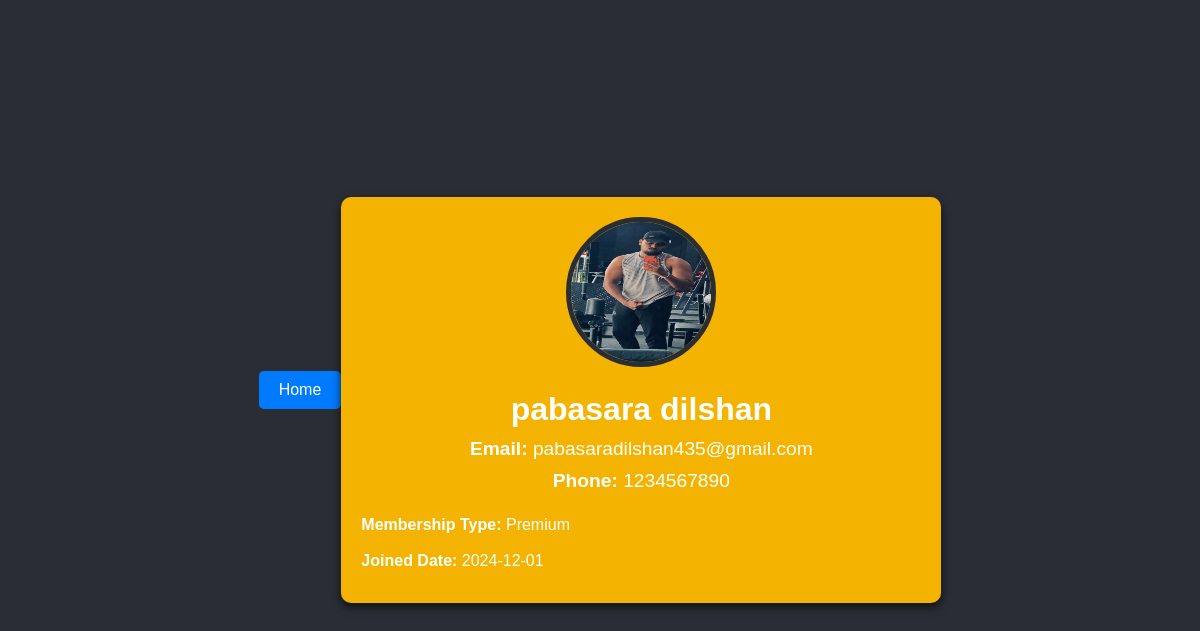
/members/member_dashboard.php, run on the app's committed database.
### tables this page shows
CREATE TABLE `members` (
  `id` int(11) NOT NULL,
  `name` varchar(100) NOT NULL,
  `email` varchar(100) NOT NULL,
  `phone` varchar(15) NOT NULL,
  `photo` varchar(255) DEFAULT 'default.jpg',
  `joined_date` date NOT NULL,
  `membership_type` varchar(50) NOT NULL
);

### members/member_dashboard.php (the view, shortened to what this page needs)
<!DOCTYPE html>
<html lang="en">
<head>
</head>
<body>
    <a href="index.html" class="home-button">Home</a>
<?php
$servername = "localhost";
$username = "root";
$password = "";
$dbname = "fitness_center";
$conn = new mysqli($servername, $username, $password, $dbname);
$member_id = 1;
$sql = "SELECT * FROM members WHERE id = $member_id";
$result = $conn->query($sql);
if ($result->num_rows > 0) {
    $member = $result->fetch_assoc();
} else {
    echo "No member found!";
    exit;
}
?>
<!DOCTYPE html>
<html lang="en">
<head>
</head>
<body>
    <div class="dashboard">
        <img src="uploads/<?php echo $member['photo']; ?>" alt="Profile Picture">
        <h2><?php echo htmlspecialchars($member['name']); ?></h2>
        <p><strong>Email:</strong> <?php echo htmlspecialchars($member['email']); ?></p>
        <p><strong>Phone:</strong> <?php echo htmlspecialchars($member['phone']); ?></p>
        <div class="details">
            <p><strong>Membership Type:</strong> <?php echo htmlspecialchars($member['membership_type']); ?></p>
            <p><strong>Joined Date:</strong> <?php echo htmlspecialchars($member['joined_date']); ?></p>
        </div>
    </div>
</body>
</html>

### members/member_dashboard.php (style rules this page uses)
.home-button { display: inline-block; background-color: #007BFF; color: white; padding: 10px 20px; text-decoration: none; border-radius: 5px; font-size: 16px; transition: background-color 0.3s ease; margin-bottom: 20px; }
* { margin: 0; padding: 0; box-sizing: border-box; font-family: "Poppins", sans-serif; }
body { background-color: #2A2E34; color: #fff; display: flex; align-items: center; justify-content: center; min-height: 100vh; }
.dashboard { width: 90%; max-width: 600px; background: #F5B301; border-radius: 10px; padding: 20px; text-align: center; box-shadow: 0px 4px 10px rgba(0, 0, 0, 0.7); }
.dashboard img { width: 150px; height: 150px; border-radius: 50%; border: 5px solid #2A2E34; margin-bottom: 20px; }
.dashboard h2 { font-size: 2rem; margin-bottom: 10px; }
.dashboard p { font-size: 1.2rem; margin-bottom: 10px; }
.dashboard .details { text-align: left; margin-top: 20px; }
.details p { font-size: 1rem; line-height: 1.6; }

### data on the page
members: photo (picture), name "pabasara dilshan", email "pabasaradilshan435@gmail.com", phone "1234567890", membership_type "Premium", joined_date "2024-12-01"
